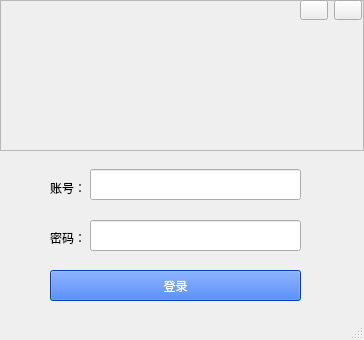
<?xml version="1.0" encoding="UTF-8"?>
<ui version="4.0">
 <class>MainWindow</class>
 <widget class="QMainWindow" name="MainWindow">
  <property name="geometry">
   <rect>
    <x>0</x>
    <y>0</y>
    <width>364</width>
    <height>340</height>
   </rect>
  </property>
  <property name="minimumSize">
   <size>
    <width>364</width>
    <height>340</height>
   </size>
  </property>
  <property name="maximumSize">
   <size>
    <width>364</width>
    <height>340</height>
   </size>
  </property>
  <property name="windowTitle">
   <string>QQ登录</string>
  </property>
  <property name="windowIcon">
   <iconset>
    <normaloff>image/QQicon.ico</normaloff>image/QQicon.ico</iconset>
  </property>
  <widget class="QWidget" name="centralwidget">
   <widget class="QFrame" name="frame">
    <property name="geometry">
     <rect>
      <x>0</x>
      <y>0</y>
      <width>364</width>
      <height>151</height>
     </rect>
    </property>
    <property name="styleSheet">
     <string notr="true">background-image: url(:/chatbk/image/loginicon.jpg);</string>
    </property>
    <property name="frameShape">
     <enum>QFrame::StyledPanel</enum>
    </property>
    <property name="frameShadow">
     <enum>QFrame::Raised</enum>
    </property>
    <widget class="QPushButton" name="pushButton_2">
     <property name="geometry">
      <rect>
       <x>334</x>
       <y>0</y>
       <width>28</width>
       <height>20</height>
      </rect>
     </property>
     <property name="styleSheet">
      <string notr="true">background-image: url(:/chatbk/image/logincolse.jpg);</string>
     </property>
     <property name="text">
      <string/>
     </property>
    </widget>
    <widget class="QPushButton" name="pushButton_3">
     <property name="geometry">
      <rect>
       <x>300</x>
       <y>0</y>
       <width>28</width>
       <height>20</height>
      </rect>
     </property>
     <property name="styleSheet">
      <string notr="true">background-image: url(:/chatbk/image/loginhide.jpg);</string>
     </property>
     <property name="text">
      <string/>
     </property>
    </widget>
   </widget>
   <widget class="QLabel" name="label">
    <property name="geometry">
     <rect>
      <x>50</x>
      <y>180</y>
      <width>31</width>
      <height>16</height>
     </rect>
    </property>
    <property name="text">
     <string>账号：</string>
    </property>
   </widget>
   <widget class="QLabel" name="label_2">
    <property name="geometry">
     <rect>
      <x>50</x>
      <y>230</y>
      <width>31</width>
      <height>16</height>
     </rect>
    </property>
    <property name="text">
     <string>密码：</string>
    </property>
   </widget>
   <widget class="QLineEdit" name="lineEdit">
    <property name="geometry">
     <rect>
      <x>90</x>
      <y>169</y>
      <width>211</width>
      <height>31</height>
     </rect>
    </property>
   </widget>
   <widget class="QLineEdit" name="lineEdit_2">
    <property name="geometry">
     <rect>
      <x>90</x>
      <y>220</y>
      <width>211</width>
      <height>31</height>
     </rect>
    </property>
   </widget>
   <widget class="QPushButton" name="pushButton">
    <property name="geometry">
     <rect>
      <x>50</x>
      <y>270</y>
      <width>251</width>
      <height>31</height>
     </rect>
    </property>
    <property name="styleSheet">
     <string notr="true">background-color: rgb(0, 85, 255);
font: 11pt &quot;Agency FB&quot;;
color: rgb(255, 255, 255);</string>
    </property>
    <property name="text">
     <string>登录</string>
    </property>
   </widget>
  </widget>
  <widget class="QStatusBar" name="statusbar"/>
 </widget>
 <resources>
  <include location="frist.qrc"/>
 </resources>
 <connections>
  <connection>
   <sender>pushButton_3</sender>
   <signal>clicked()</signal>
   <receiver>MainWindow</receiver>
   <slot>showMinimized()</slot>
   <hints>
    <hint type="sourcelabel">
     <x>313</x>
     <y>11</y>
    </hint>
    <hint type="destinationlabel">
     <x>321</x>
     <y>195</y>
    </hint>
   </hints>
  </connection>
  <connection>
   <sender>pushButton_2</sender>
   <signal>clicked()</signal>
   <receiver>MainWindow</receiver>
   <slot>close()</slot>
   <hints>
    <hint type="sourcelabel">
     <x>346</x>
     <y>14</y>
    </hint>
    <hint type="destinationlabel">
     <x>342</x>
     <y>250</y>
    </hint>
   </hints>
  </connection>
 </connections>
</ui>
